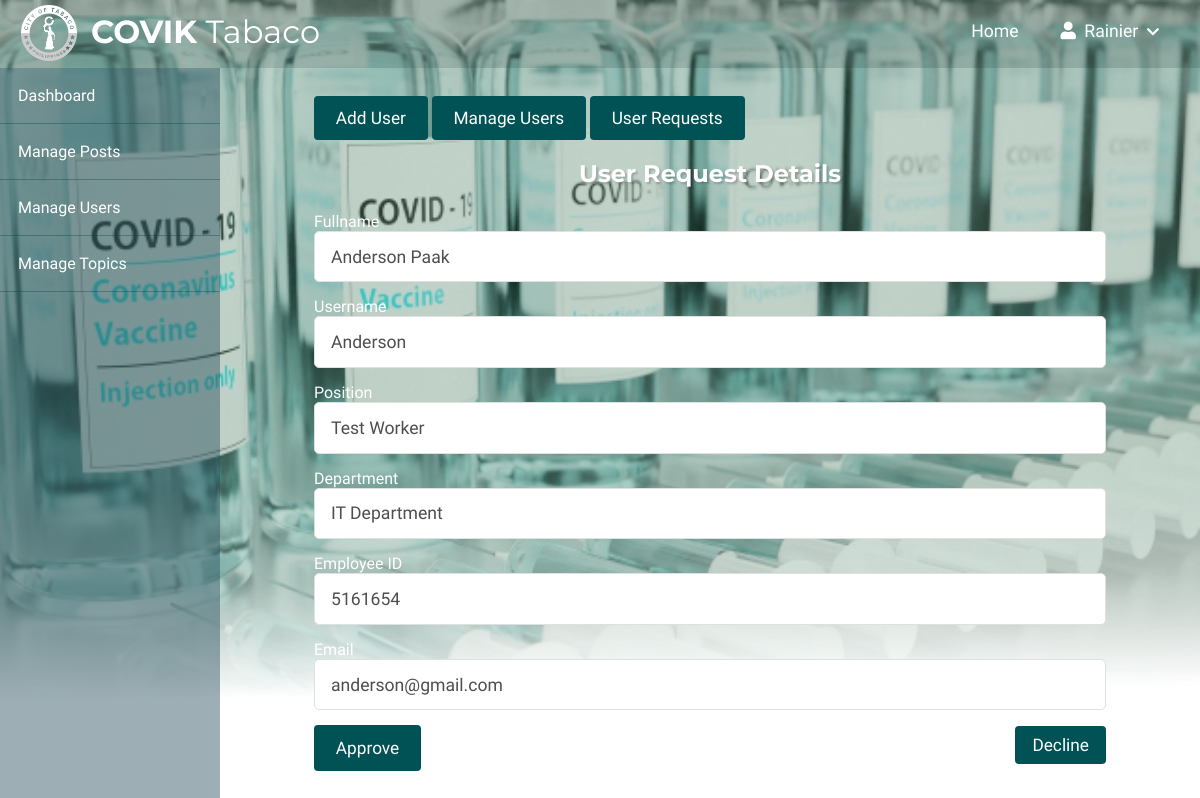
The page /admin/users/requestDetails.php?request_id=26 (signed in) on the database its author committed.
### tables this page shows
CREATE TABLE `requests` (
  `id` int(11) NOT NULL,
  `admin` tinyint(4) NOT NULL,
  `fullname` varchar(255) NOT NULL,
  `username` varchar(255) NOT NULL,
  `position` varchar(255) NOT NULL,
  `department` varchar(255) NOT NULL,
  `employeeId` varchar(255) NOT NULL,
  `email` varchar(255) NOT NULL,
  `password` varchar(255) NOT NULL,
  `created_at` timestamp NOT NULL DEFAULT current_timestamp()
);

### app/database/db.php (called while the page is built, shortened)
<?php
require('connect.php');
function executeQuery($sql, $data) {
     global $conn;
     $stmt = $conn->prepare($sql);
     $values = array_values($data);
     $types = str_repeat('s', count($values));
     $stmt->bind_param($types, ...$values);
     $stmt->execute();
     return $stmt;
}
function selectOne($table, $conditions)
{
     $sql = "SELECT * FROM $table";
     $i = 0;
     foreach ($conditions as $key => $value) {
          if ($i === 0) {
               $sql = $sql . " WHERE $key=?";
          } else {
               $sql = $sql . " AND $key=?";
          }
          $i++;
     }
     $sql = $sql . " LIMIT 1";
     $stmt = executeQuery($sql, $conditions);
     $records = $stmt->get_result()->fetch_assoc();
     return $records;
}

### app/controllers/requests.php (called while the page is built, shortened)
<?php
include_once(ROOT_PATH . "/app/database/db.php");
$table = 'requests';
 if (isset($_GET['request_id'])) {
  $userRequest = selectOne($table, ['id' => $_GET['request_id']]);
  $username = $userRequest['username'];
  $email = $userRequest['email'];
  $fullname = $userRequest['fullname'];
  $position = $userRequest['position'];
  $department = $userRequest['department'];
  $employeeId = $userRequest['employeeId'];
}

### admin/users/requestDetails.php (the view, shortened to what this page needs)
<?php include(ROOT_PATH . "/app/controllers/requests.php");
?>
<!DOCTYPE html>
<html lang="en">
<head>
     <link
          rel="stylesheet"
          href="https://pro.fontawesome.com/releases/v5.10.0/css/all.css"
     />
     <link rel="stylesheet" href="../../assets/css/style.css" />
     <link rel="stylesheet" href="../../assets/css/admin.css" />
</head>
     <body class="admin-body">
          <?php include(ROOT_PATH . "/app/includes/adminHeader.php"); ?>
          <div class="admin-wrapper">
               <?php include(ROOT_PATH . "/app/includes/adminSidebar.php"); ?>
               <div class="admin-content">
                    <div class="button-group">
                         <a href="create.php" class="btn btn-big">Add User</a>
                         <a href="index.php" class="btn btn-big">Manage Users</a>
                         <a href="requests.php" class="btn btn-big">User Requests</a>
                    </div>
                    <div class="content">
                         <h2 class="page-title">User Request Details</h2>
                         <form action="requestDetails.php" method="post">
                              <div>
                                   <label>Fullname</label>
                                   <input type="text" name="fullname" value="<?php echo $fullname; ?>" class="text-input admin-input">
                              </div>
                              <div>
                                   <label>Username</label>
                                   <input type="text" name="username" value="<?php echo $username; ?>" class="text-input admin-input">
                              </div>
                              <div>
                                   <label>Position</label>
                                   <input type="text" name="position" value="<?php echo $position; ?>" class="text-input admin-input">
                              </div>
                              <div>
                                   <label>Department</label>
                                   <input type="text" name="department" value="<?php echo $department; ?>" class="text-input admin-input">
                              </div>
                              <div>
                                   <label>Employee ID</label>
                                   <input type="text" name="employeeId" value="<?php echo $employeeId; ?>" class="text-input admin-input">
                              </div>
                              <div>
                                   <label>Email</label>
                                   <input type="email" name="email" value="<?php echo $email; ?>" class="text-input admin-input">
                              </div>
                              <div>
                                   <button type="submit" name="register-btn" class="btn btn-big">Approve</button>
                              </div>
                         </form>
                         <a href="requests.php?delete_id=<?php echo $_GET['request_id']; ?>" class="btn" id="decline">Decline</a>
                    </div>
               </div>
          </div>
     </body>
</html>

### assets/css/style.css (style rules this page uses)
* { box-sizing: border-box; }
html { height: 100%; padding: 0; margin: 0; font-family: "Be vietnam", sans-serif; }
body { height: 130%; padding: 0; margin: 0; background: url(../images/bg-index.png); background-repeat: no-repeat; background-size: 100%; }
h1, h2, h3, h4, h5, h6 { font-family: "Montserrat", sans-serif; color: rgb(61, 61, 61); margin: 5px; }
a { text-decoration: none; color: inherit; }
.btn { padding: 0.5rem 1rem; background: #005255; color: white; border: 1px solid transparent; border-radius: 0.25rem; font-size: 1.08em; font-family: "Be vietnam", sans-serif; }
.btn-big { padding: 0.7rem 1.3rem; line-height: 1.3rem; cursor: pointer; }
.text-input { padding: 0.8rem 1rem; display: block; width: 100%; border: 1px solid #e0e0e0; border-radius: 5px; outline: none; color: rgb(153, 145, 145); line-height: 1.5rem; font-size: 1.1em; font-family: "Be vietnam", sans-serif; }
.admin-input { color: rgb(78, 78, 78) !important; }
.content { width: 90%; margin: 30px auto 30px; }

### assets/css/admin.css (style rules this page uses)
html { font-family: "Be vietnam", sans-serif !important; }
.admin-body { height: 100% !important; }
.admin-wrapper { display: flex; height: calc(100% - 68px); color: white; }
.admin-wrapper .admin-content { flex: 8; height: 100%; padding: 40px 100px 100px; overflow-y: auto; }
.admin-wrapper .admin-content .button-group { margin: 0 5%; }
.admin-wrapper .page-title { color: white; text-align: center; margin-bottom: 1.5rem; text-shadow: 2px 2px 2px rgba(53, 53, 53, 0.25); }
form div { margin-bottom: 15px; }
#decline { float: right; margin-top: -60px; }
@media only screen and (max-width: 1280px) { .admin-wrapper .admin-content { padding: 40px 75px 100px; } }
@media only screen and (max-width: 1225px) { .admin-wrapper .admin-content { padding: 40px 50px 100px; } }

### rows shown on the page
requests: fullname "Anderson Paak", username "Anderson", position "Test Worker", department "IT Department", employeeId "5161654", email "anderson@gmail.com"

### other values the page prints
$_SESSION['username'] "Rainier"
